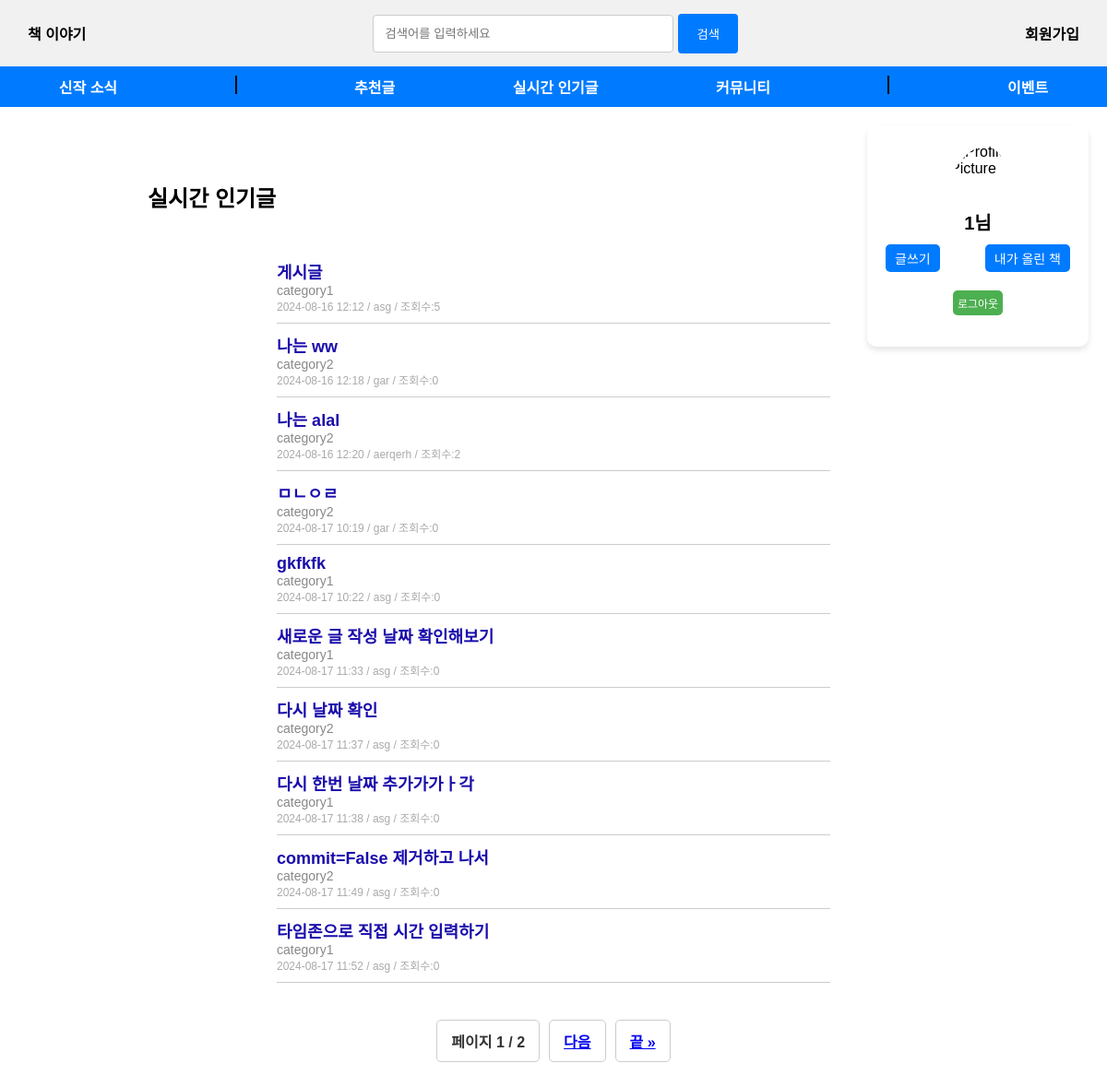
Page /book/ (signed in) on the committed database.
### book/models.py (models this page shows, shortened)
class Post_information(models.Model):
    STATUS_CHOICES = [
        ('published', '공개'),
        ('unpublished', '비공개'),
    ]
    title = models.CharField(max_length=255, null=False)                  # 제목
    content = models.TextField(null=False)                                # 내용
    category = models.CharField(max_length=100, blank=True)               # 카테고리
    status = models.CharField(max_length=20, choices=STATUS_CHOICES, default='published')  # 상태
    author = models.ForeignKey(User_information, on_delete=models.CASCADE)  # 작성자
    created_at = models.DateTimeField(auto_now_add=True)                  # 작성일
    updated_at = models.DateTimeField(auto_now=True)                      # 수정일
    tags = models.ManyToManyField('Tag', blank=True)  # 태그 추가
    views = models.IntegerField(default=0)  #조회수
    def __str__(self):
        return self.title

class User_information(models.Model):
    username = models.CharField(max_length=100, unique=True, null=False)  # 아이디
    password = models.CharField(max_length=100, null=False)               # 비밀번호
    nickname = models.CharField(max_length=100, unique=True, null=False)  # 닉네임
    birthdate = models.CharField(max_length=8, null=False)                # 생년월일 (YYYYMMDD)

### book/views.py (the view)
# urls.py: path('', views.index, name='index'),
def index(request):
    print("titlelist")
    post_list = Post_information.objects.all()
    print(post_list)
    paginator = Paginator(post_list, 10)  # 페이지당 20개의 게시물을 표시합니다
    page_number = request.GET.get('page')
    page_obj = paginator.get_page(page_number)
    context = {
        'page_obj': page_obj,
    }
    print(context)
    return render(request,'book/index.html',context)

### book/templates/book/index.html (shortened to what this page needs)
<!DOCTYPE html>
<html>
<head>
</head>
<body>
    <div class="navbar">
        <a href="{% url 'index' %}">책 이야기</a>
        <div class="search-bar">
            <input type="text" placeholder="검색어를 입력하세요">
            <button>검색</button>
        </div>
        <div>
            <a href="{% url 'signup' %}">회원가입</a>
        </div>
    </div>
    <div class="category-bar">
        <a href="#">신작 소식</a>
        <div class="vertical-line"></div>
        <a href="#">추천글</a>
        <a href="#">실시간 인기글</a>
        <a href="#">커뮤니티</a>
        <div class="vertical-line"></div>
        <a href="#">이벤트</a>
    </div>
    <div class="main-content">
        <div class="login-post-container">
            <div class="login-container">
                {% if request.session.username %}
                    <div class="user-info">
                        {% load static %}
                        <div class="profile-pic">
                            <form method="post" action="{% url 'upload_profile_pic' %}" enctype="multipart/form-data">
                                <img
                                    src="{{ request.session.profile_pic }}"
                                    {% comment %} src="{% if request.session.profile_pic %}{{ request.session.profile_pic }}{% else %}{% static 'images/default-profile.png' %}{% endif %}"  {% endcomment %}
                                    alt="Profile Picture"
                                    style="cursor: pointer; width: 100px; height: 100px; border-radius: 50%;"
                                    onclick="document.getElementById('file-input').click();"
                                >
                            </form>
                        </div>
                        <h2>{{ request.session.username }}님</h2>
                        <div class="user-actions">
                            <a href="{%url 'post_view'%}" class="action-button">글쓰기</a>
                            <a href="#" class="action-button">내가 올린 책</a>
                        </div>
                        <a href="{% url 'logout' %}" class="logout-button">로그아웃</a>
                    </div>
                {% endif %}
            </div>
        </div>
        <div class="post-list" >
            <h2>실시간 인기글</h2>
            <ul class="post-list">
                {% for post in page_obj %}
                <li class="post-item">
                    <a href="{% url 'post_detail' post.pk %}" class="post-title">{{ post.title }}</a>
                    <div class="post-category">{{ post.category }}</div>
                    <div class="post-meta">{{ post.created_at|date:"Y-m-d H:i" }} / {{ post.author.nickname }} / 조회수:{{ post.views }}</div>
                </li>
                {% empty %}
                <li>게시글이 없습니다.</li>
                {% endfor %}
            </ul>
            <div class="pagination">
                <span class="step-links">
                    <span class="current">
                        페이지 {{ page_obj.number }} / {{ page_obj.paginator.num_pages }}
                    </span>
                    {% if page_obj.has_next %}
                    <div class="pagination-controls">
                        <a href="?page={{ page_obj.next_page_number }}">다음</a>
                    </div>
                    <div class="pagination-controls2">
                        <a href="?page={{ page_obj.paginator.num_pages }}">끝 &raquo;</a>
                    </div>
                    {% endif %}
                </span>
            </div>
        </div>
    </div>
</body>
</html>

### rows in the picture
Post_information: title "게시글", category "category1", created_at "2024-08-16 12:12", author.nickname "asg", views "5"
Post_information: title "나는 ww", category "category2", created_at "2024-08-16 12:18", author.nickname "gar", views "0"
Post_information: title "나는 alal", category "category2", created_at "2024-08-16 12:20", author.nickname "aerqerh", views "2"
Post_information: title "ㅁㄴㅇㄹ", category "category2", created_at "2024-08-17 10:19", author.nickname "gar", views "0"
Post_information: title "gkfkfk", category "category1", created_at "2024-08-17 10:22", author.nickname "asg", views "0"
Post_information: title "새로운 글 작성 날짜 확인해보기", category "category1", created_at "2024-08-17 11:33", author.nickname "asg", views "0"
Post_information: title "다시 날짜 확인", category "category2", created_at "2024-08-17 11:37", author.nickname "asg", views "0"
Post_information: title "다시 한번 날짜 추가가가ㅏ각", category "category1", created_at "2024-08-17 11:38", author.nickname "asg", views "0"
Post_information: title "commit=False 제거하고 나서", category "category2", created_at "2024-08-17 11:49", author.nickname "asg", views "0"
Post_information: title "타임존으로 직접 시간 입력하기", category "category1", created_at "2024-08-17 11:52", author.nickname "asg", views "0"

### other values in the picture
{{ request.session.username }} "1"
{{ page_obj.number }} "1"
{{ page_obj.paginator.num_pages }} "2"
